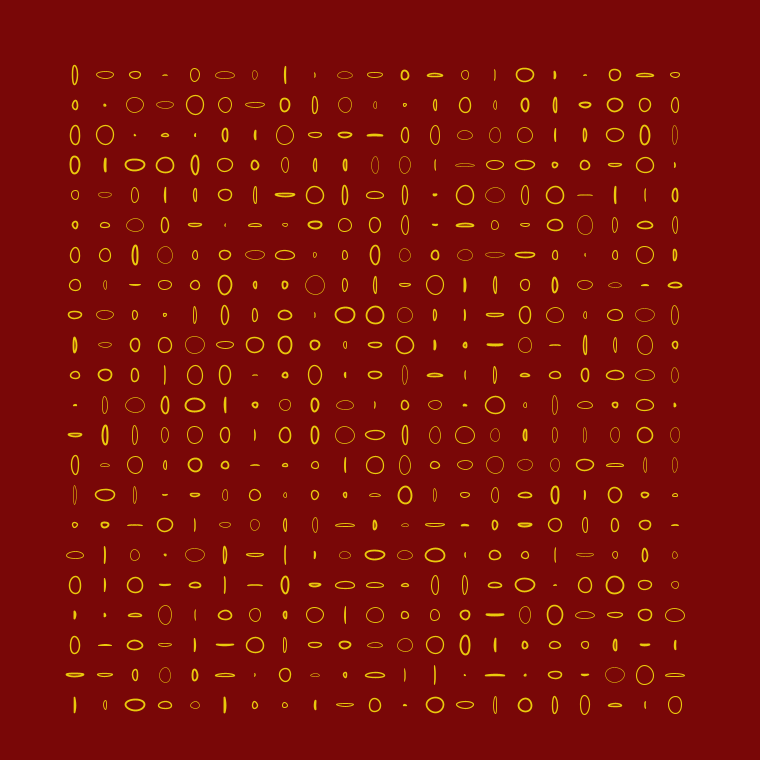
Frame 1 (no input)
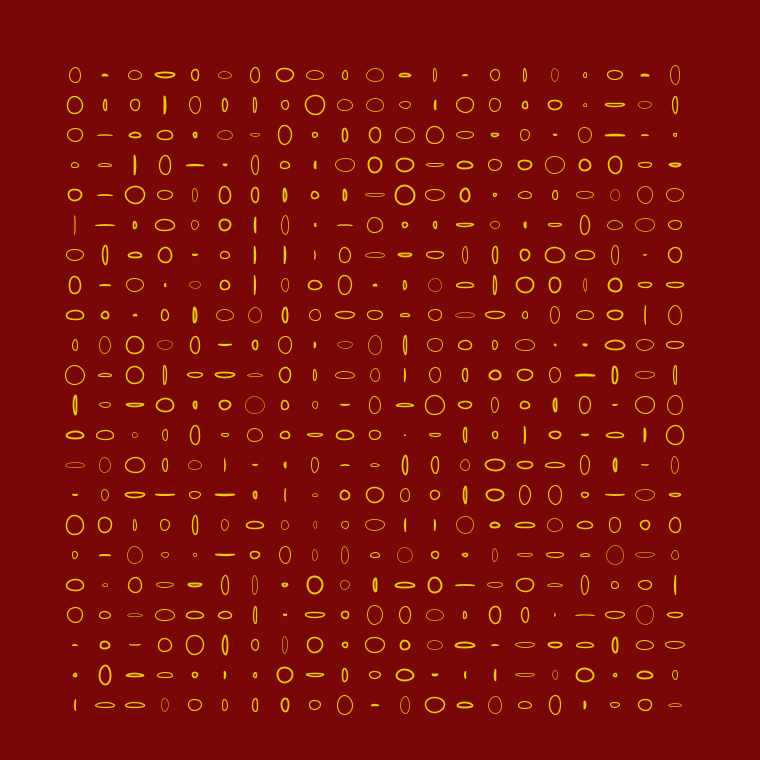
Frame 60 (the mouse pressed at the canvas centre just before this capture)
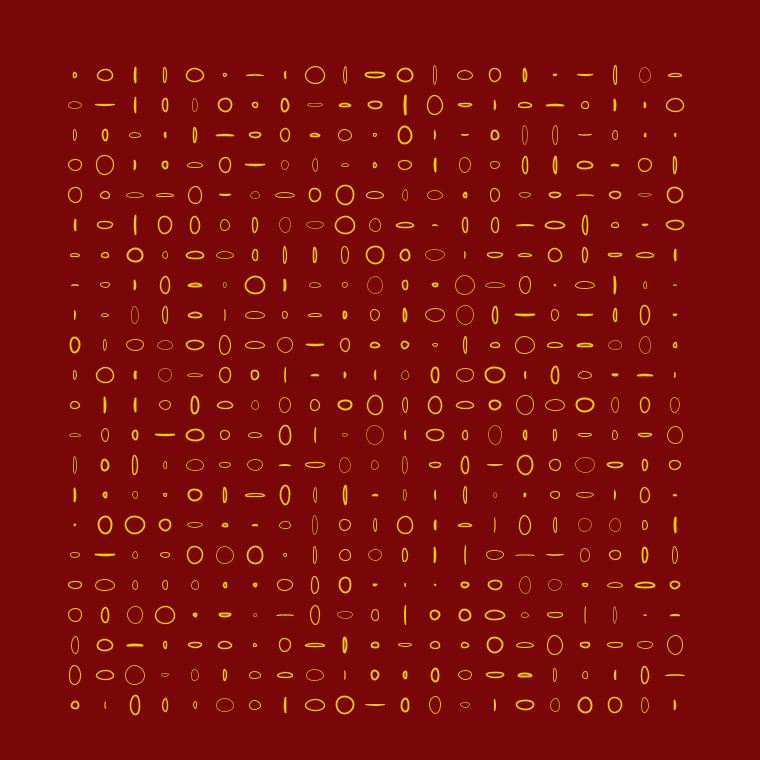
Frame 120 (the mouse held since frame 60 and released just before this capture)

The Processing sketch that drew these frames (run headless with seeded random() and noise(); from frame 60 on, the mouse is pressed at the canvas centre):

// Processing sketch: processing_149055
// ── processing_149055.pde

int x;
int y;
int iH; 
int iV; 

void setup() {
  size(760,760);
  frameRate(10);
  smooth();
}

void draw() {
  background(121,7,7);
  
 
  iH = 30;
  iV = 30;
  
  for(y = 75; y <= 720; y += iV) {
    for(x = 75; x <= 680; x += iH) {
      strokeWeight(random(0.5,2));
      stroke(234,202,12);
      noFill();
      ellipse(x,y,random(20),random(20));
    }
  }
}
